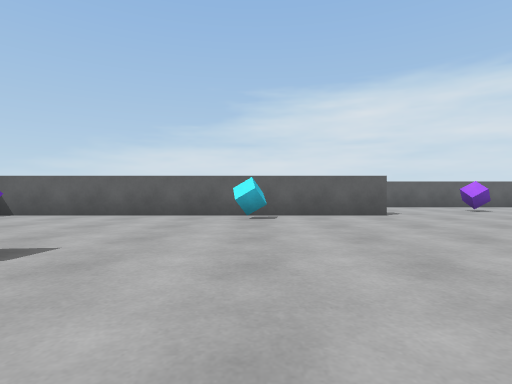
[1] (above)

18 first-person views from a walk through a scene from a Unity 3-D project. The camera is 0.59 m above the floor, looks level and sees 80° across. The floor is counted in squares, 1 m on a side. Each view is taken from the middle of a square. On the plan, view 1 faces up. The plan holds only what a view shows up to about 9 squares ahead; the rest is blank. The player character is not drawn.

[2]
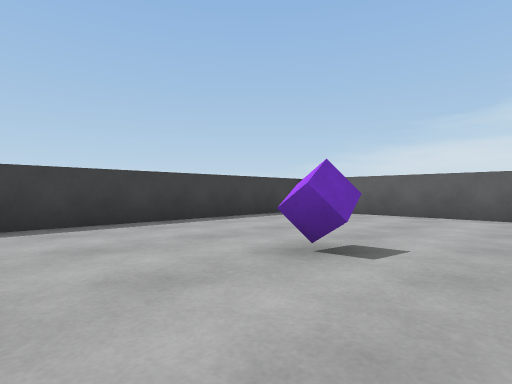

[3]
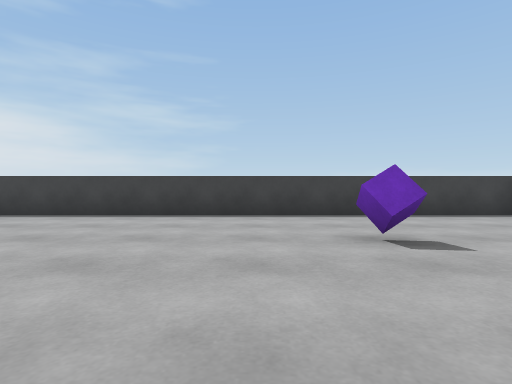

[4]
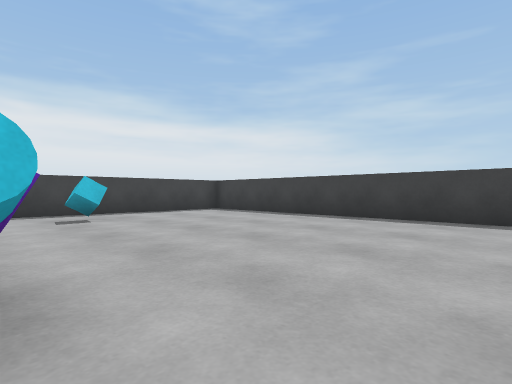

[5]
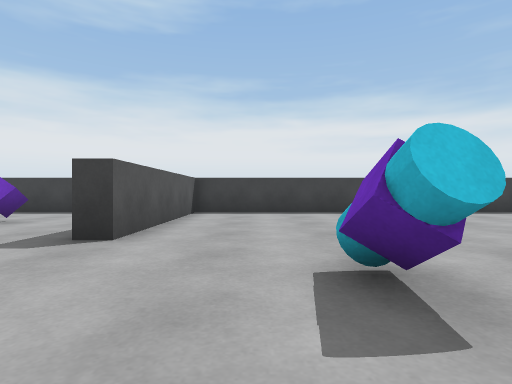

[6]
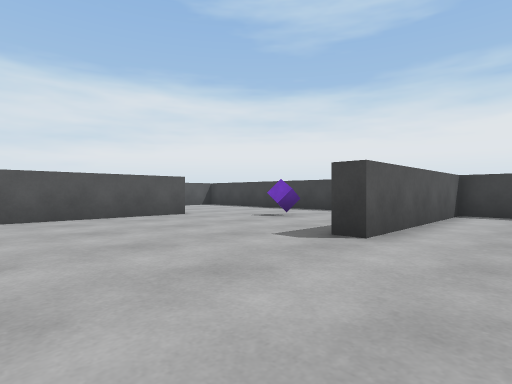

[7]
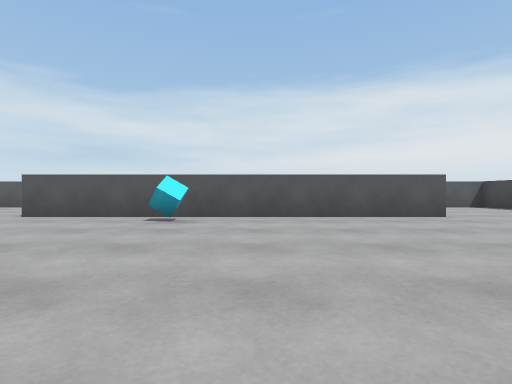

[8]
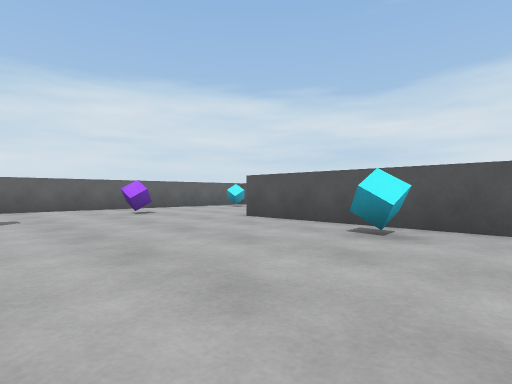

[9]
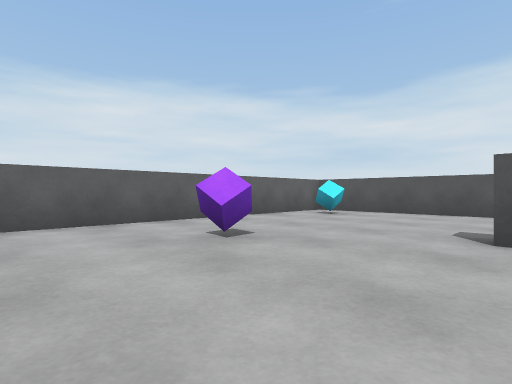

[10]
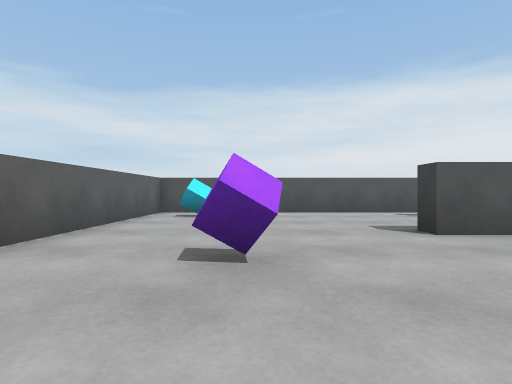

[11]
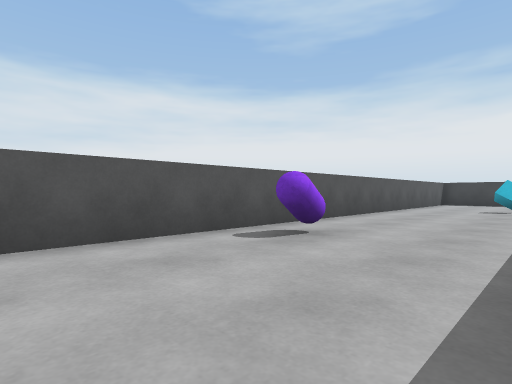

[12]
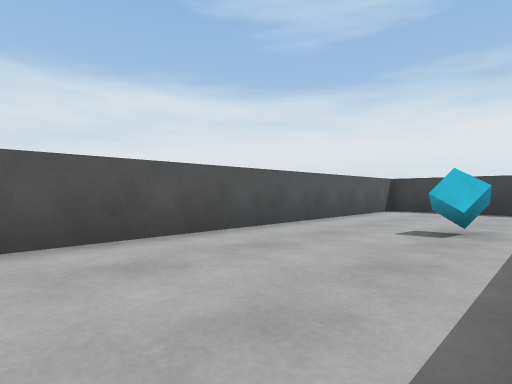

[13]
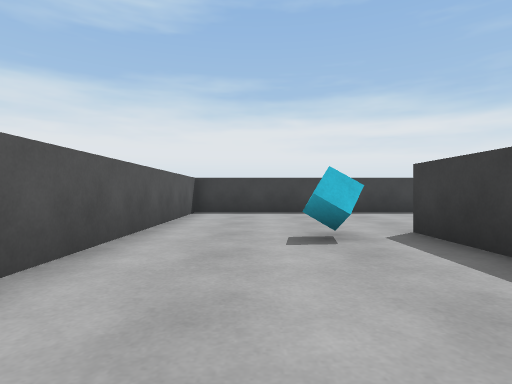

[14]
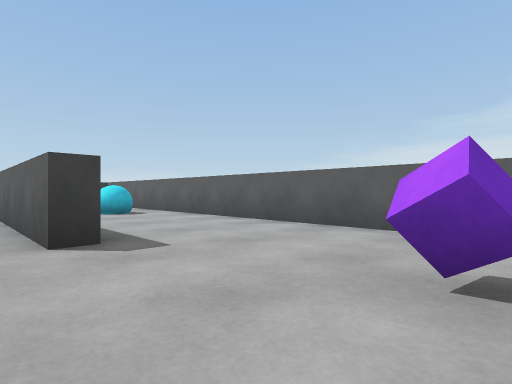

[15]
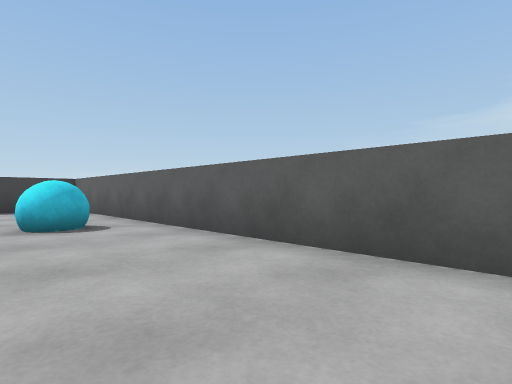

[16]
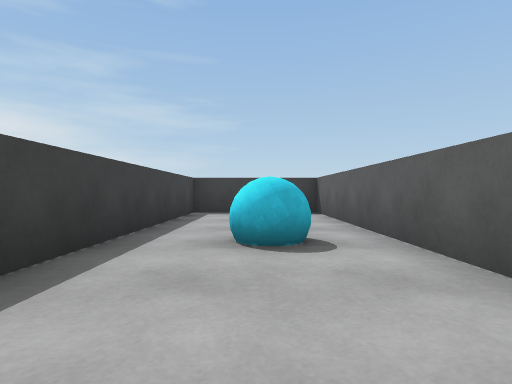

[17]
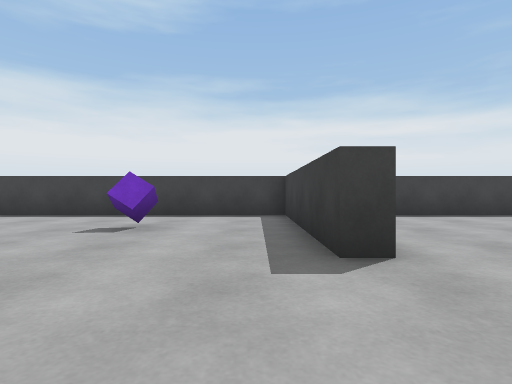

[18]
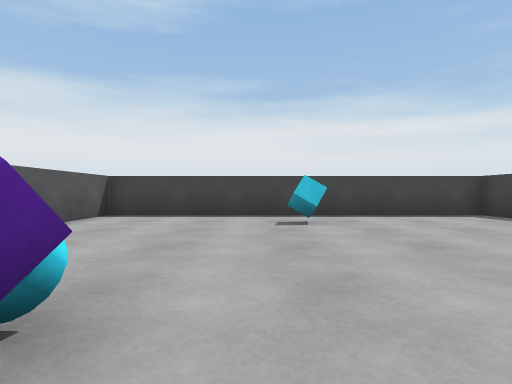

### Floor plan
Points are (right, up) in squares from view 1. A wall is a line through its corners. A room is listed if a view was taken in it or the views show most of it. See-through windows are left out.
Room 1 (views 1, 2, 3, 4, 5, 6, 7, 8, 9, 10, 11, 12, 13, 14, 15, 16, 17, 18)
walls: (3.3, 8.2) (3.3, 7.7) (-6.7, 7.7) (-6.7, -7.8) (2.7, -7.8) (2.7, -2.7) (3.3, -2.7) (3.3, -7.8) (12.7, -7.8) (12.7, 11.8) (-6.7, 11.8) (-6.7, 8.2) (-0.1, 8.2); (8.7, -1.8) (8.7, -3.5); (8.2, -3.5) (8.2, 6.5) (8.8, 6.5)
objects: purple cube (-3, 3); cyan cube (-2, -6); cyan ball (-2, 10); purple cube (-1, -1); cyan cylinder (0, -1); cyan cube (0, 7); purple cube (6, -5); cyan cube (7, 3); purple cube (7, 9); cyan cube (10, -3); cyan cube (11, 10); purple capsule (12, 4)

Where each view was taken, in squares from view 1:
view 1: 0 up, 0 right, facing up
view 2: 0 up, 1 left, facing up-left
view 3: 1 up, 1 right, facing left
view 4: 1 up, 0 right, facing down-left
view 5: 1 up, 1 right, facing down
view 6: 1 up, 1 right, facing down-right
view 7: 1 up, 1 right, facing right
view 8: 1 up, 3 right, facing up-right
view 9: 6 up, 4 right, facing up-right
view 10: 9 up, 4 right, facing right
view 11: 8 up, 9 right, facing down-right
view 12: 2 up, 9 right, facing down-right
view 13: 1 up, 11 right, facing down
view 14: 7 up, 7 right, facing up-left
view 15: 9 up, 4 right, facing up-left
view 16: 10 up, 2 right, facing left
view 17: 0 up, 4 right, facing down
view 18: 0 up, 1 left, facing down
